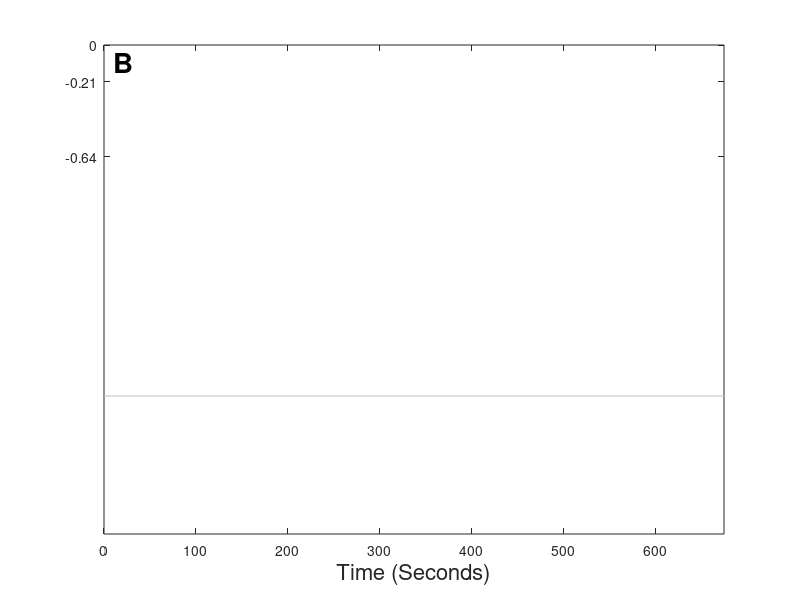

Write MATLAB code to recreate this figure. (Note: this script raises an error after producing the figure.)
% After reprocessing to find new depth (DQdepth)
warning off; close all

% for each file
cd /Volumes/DQ-2013-2/tt13/DQdepthPRH
d = dir('*.mat');
Cond = [4; 4; 1; 1; 1; 4; 4; 1; 4; 1; 1; 1; 4; 1; 1; 4]; % 4 = Tag + 8, 1 = Tag only
Ind = [4; 1; 2; 3; 1; 1; 3; 4; 3; 1; 3; 2; 3; 1; 3; 1]; % 1 = Kolohe, 2 = Liko, 3 = Lono, 4 = NaiNoa;
diam = [0.45 0.39 0.47 0.41]; % diameters for each dolphin based on Ind
for i = 1:length(d);
    tag = load(d(i).name);
    name1 = regexprep(d(i).name,'prh.mat',''); % scrub prh.mat from filename
    name2 = regexprep(name1,'13_',''); % scrub 13_ from filename
    % find time in certain depth bins
    % establish depth bins based on individual body diameter
    edges = [0 0.5*diam(Ind(i)) 1.5*diam(Ind(i)) 3*diam(Ind(i)) 5*diam(Ind(i))]; %  bin edges
    [n(i,:),edges] = histcounts(tag.(name2).pCORR(tag.(name2).start:tag.(name2).stop),edges,'normalization','probability'); % n proportion of time spent in that depth bin
    figure(1);
    subplot('position',[0.1 0.1 0.3 0.8]); hold on; view([90 90])
    h = histogram(tag.(name2).pCORR(tag.(name2).start:tag.(name2).stop),edges,'normalization','probability','displaystyle','stairs');
    if Cond(i) == 1
        set(h,'EdgeColor',[5/255 113/255 176/255])
    else set(h,'EdgeColor',[202/255 0 32/255])
    end
    % make time vector in seconds
    t_s = (1:length(tag.(name2).start:tag.(name2).stop))/tag.(name2).fs;
    subplot('position',[0.42 0.1 0.5 0.8]); hold on
    if Cond(i) == 1
        h2 = patchline(t_s,-tag.(name2).pCORR(tag.(name2).start:tag.(name2).stop),'edgecolor',[5/255 113/255 176/255],'edgealpha',0.1);
    else h2 = patchline(t_s,-tag.(name2).pCORR(tag.(name2).start:tag.(name2).stop),'edgecolor',[202/255 0 32/255],'edgealpha',0.1);
    end
    % get maximum depth
    mx(i) = max(tag.(name2).pCORR(tag.(name2).start:tag.(name2).stop));
end
plot([0 675],[0 0],'k') % plot surface
for i = 1:4; % plot diameters 
    plot([0 675],-[0.5*diam(i) 0.5*diam(i)],'k');
    plot([0 675],-[1.5*diam(i) 1.5*diam(i)],'k');
end
% plot average track depth = 2.01 m
plot([0 675],[-2.01 -2.01],'color',[0.75 0.75 0.75])

xlim([0 675]); ylim([-2.8 0]); box on
xlabel('Time (Seconds)','FontSize',16);
text(10,-0.1,'B','FontSize',20,'FontWeight','bold')
set(gca,'ytick',[-0.64 -0.21 0],'yticklabels',{'1.5xBD','0.5xBD','0'},'yaxislocation','right','FontSize',14)



%%
subplot('position',[0.1 0.1 0.3 0.8]); hold on; view([90 90])
xlabel('Depth (m)'); xlim([0 2.8]); box on;
ylabel('Normalized Frequency')
set(gca,'ytick',0:0.2:1)
set(gcf,'position',[384   241   675   384])
text(0.1,0.015, 'A','FontSize',20,'FontWeight','bold')
text(-0.07,0.2, 'Surface Drag Effect','FontSize',16)
set(gca,'fontsize',14)

load('gamma')
% add deeper depths to gamma
gamma(13,:) = [8 1];
plot(gamma(:,1)*diam,gamma(:,2)/5,'k')

% plot average track depth = 2.01 m
plot([2.01 2.01],[0 1],'color',[0.75 0.75 0.75])

cd /Users/julievanderhoop/Documents/MATLAB/DQ/DQ2013/AnalysisFigs
print('DQ2013_TagDepth','-dpng','-r300')


[mean(mx(Cond == 1)) std(mx(Cond == 1))];
[mean(mx(Cond == 4)) std(mx(Cond == 4))];
[mean(n(Cond == 1,2)) std(n(Cond == 1,2))];
[mean(n(Cond == 4,2)) std(n(Cond == 4,2))];

return

%% plot time spent in different depth bins
figure(2); clf; hold on
[Y,I] = sort(Cond);
for i = 1:length(n)
    h = plot3(repmat(i,4,1),n(I(i),:),[-0.5 -1.5 -3 -5]);
    % but make these different colours and symbols for different conditions
    if Cond(I(i)) == 1
        set(h,'color',[5/255 113/255 176/255],'marker','^','markerfacecolor',[5/255 113/255 176/255],'markeredgecolor','k')
    else set(h,'color',[202/255 0 32/255],'marker','s','markerfacecolor',[202/255 0 32/255],'markeredgecolor','k')
    end
end
view(62,32); box on
xlabel('Condition')
ylabel('Normalized Frequency')
zlabel('Depth (xBL)')
%% plot bar
figure(3); clf
axesPosition = [0.13 0.11 0.775 0.815];
xLimit = [0 5];
h1 = axes('Position',axesPosition,'Xlim',xLimit,...
    'CameraPosition',[68.8136   75.6310    4.7439],...
    'NextPlot','add','ylim',[0 17]);
% h2 = axes('Position',axesPosition+yWidth.*[-1 0 1 0]),...
%           'Color','none','XColor','k','YColor','m',...
%           'XLim',xLimit+[xOffset 0],'YLim',[0 10],...
%           'XTick',[],'XTickLabel',[],'NextPlot','add');
% sort by condition?
[Y,I] = sort(Cond);
% [Y,CI] = sort(Cond(I));
bar3(h1,n(I,:))
view(46,24)
set(h1,'ytick',1:16,'Yticklabels',Y,'xtick',1:4,...
    'xticklabels',{'<0.5xBL';'0.5-1.5xBL';'1.5-3xBL';'>3xBL'});

%% plot all <0.5 BL in each condition, 0.5-1.5 in each condition
figure(5); clf; hold on
plot(zeros(length(find(Cond == 1))),n(Cond == 1,1),'^','color',[5/255 113/255 176/255])
plot(zeros(length(find(Cond == 4)))+0.5,n(Cond == 4,1),'s','color',[202/255 0 32/255])
plot(ones(length(find(Cond == 1))),n(Cond == 1,2),'^','color',[5/255 113/255 176/255])
plot(ones(length(find(Cond == 4)))+0.5,n(Cond == 4,2),'s','color',[202/255 0 32/255])



%% from Alex's diagram, have depths along approximate track
pixelpoints = [0 23.6 57.8 33.20 36.87 34.83 50.49 53.27 44.51 38.94 49.24 32.80 38.43 33.04];
pixeldist = cumsum(pixelpoints); 
mapdepth = [2.8 1.8 1.8 2.1 2.1 2 2 1.8 1.5 1.5 1.5 1.8 2.8 2.7]; 
figure(6); clf; hold on
set(gcf,'position',[1406         -41         578         194],'paperpositionmode','auto')
plot(pixeldist,-mapdepth,'k')
ylim([-3.5 0]); xlim([0 pixeldist(end)])
% add each point marker like Alex's 
for i = 1:length(pixeldist)
    plot([pixeldist(i) pixeldist(i)],-[mapdepth(i) mapdepth(i)-0.1],'k')
end
cd /Users/julievanderhoop/Documents/MATLAB/DQ/DQ2013/AnalysisFigs
print('C9_LagoonLapDepth','-dsvg','-r300')

